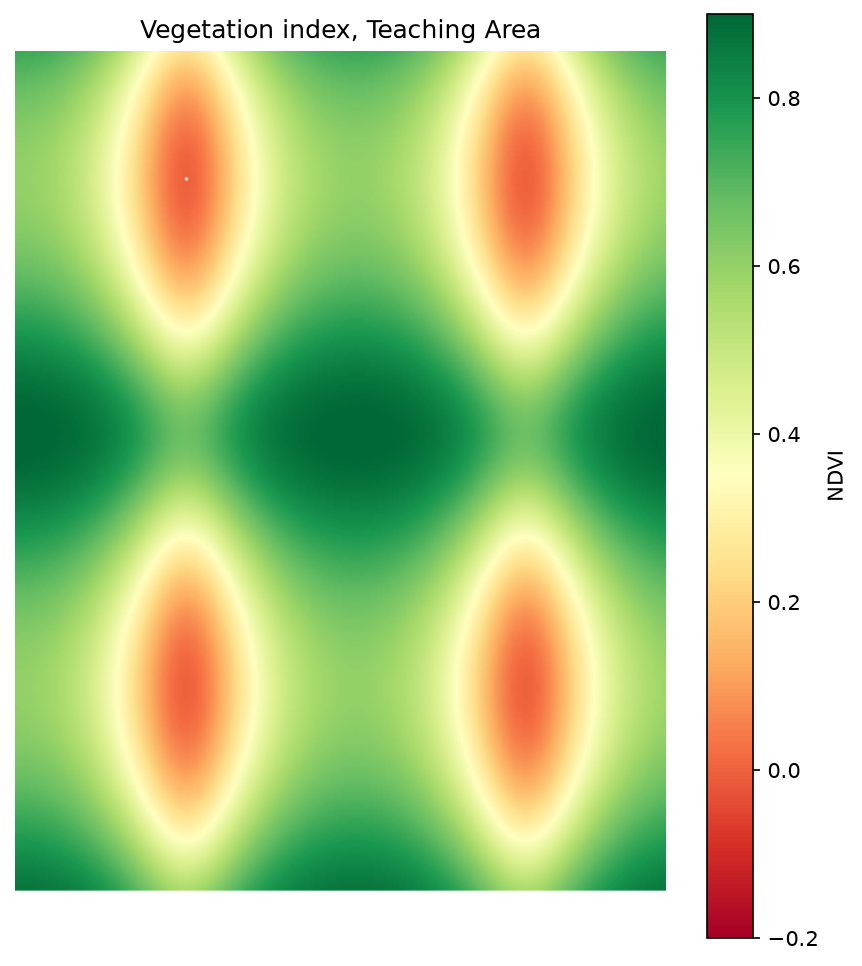

This chart was generated by the following Python code:
import matplotlib.pyplot as plt
import rasterio

with rasterio.open("data/processed/my_index.tif") as src:
    ndvi = src.read(1, masked=True)
    
fig, ax = plt.subplots(figsize=(7, 8))
image = ax.imshow(ndvi, cmap="RdYlGn", vmin=-0.2, vmax=0.9)
fig.colorbar(image, ax=ax, label="NDVI")
ax.set_title("Vegetation index, Teaching Area") # Changed title
ax.set_axis_off()

fig.savefig("month-03/week-12/my_map.png", dpi=150, bbox_inches="tight")
print("Saved my_map.png")
